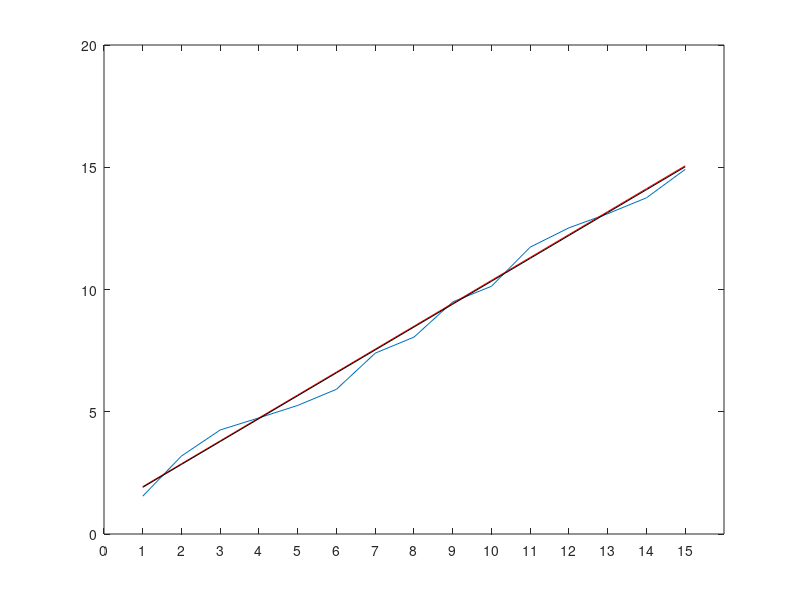
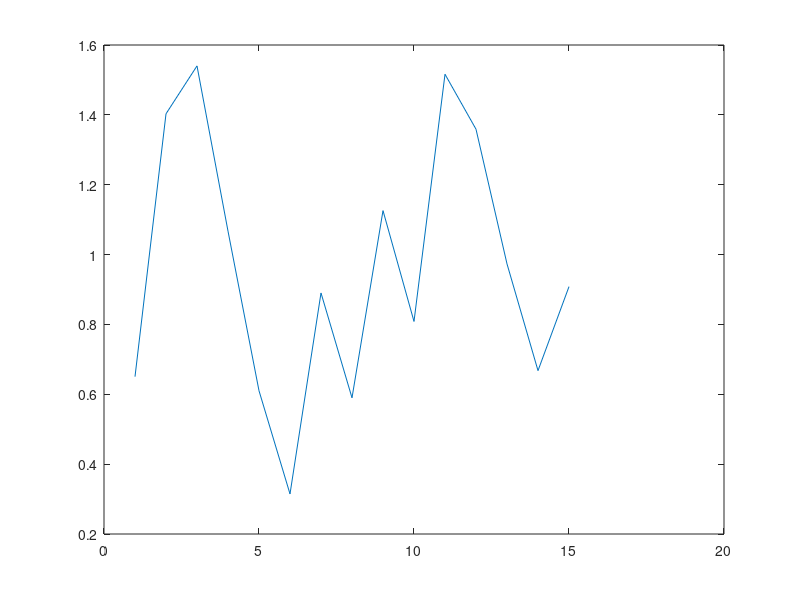
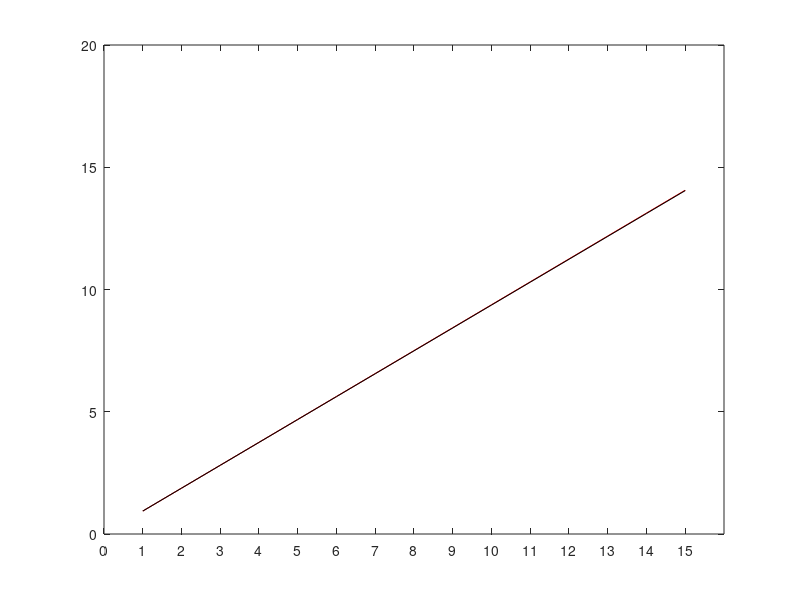
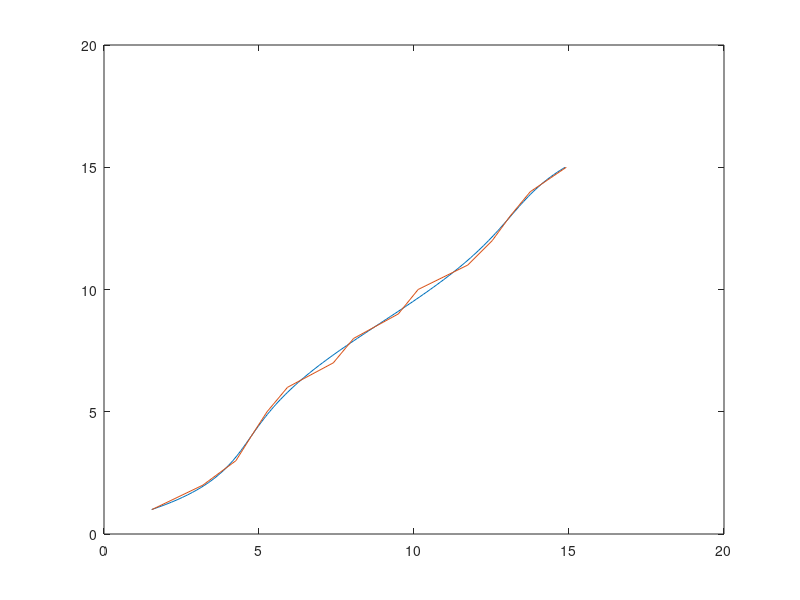

Source code (MATLAB) for these figures, in order:
clear all
close all
V = [1.5473    3.1903    4.2564    4.7504    5.2595    5.9200    7.3970    8.0530    9.4930   10.133  11.734  12.524   13.100   13.751   14.914]
D = 1:15
LSB = 15/2^4
I = LSB:LSB:15*LSB

P = polyfit(1:15,V,1);
P = P(2):P(1):15*P(1)

plot(V)
hold on
plot(I+1,'r')
plot(P+1,'black')
set(gca,'XTick',0:15)

ERR = (V-I)/LSB
figure
plot(ERR)

OFFSET = I(1)-P(1) %Ideal - linear best fit

figure
plot(I,'r')
hold on
plot(P+OFFSET,'black')
set(gca,'XTick',0:15)

GAINERROR = I(15)-P(15)-OFFSET

p = polyfit(1:15,V,5);
f = polyval(p,1:.1:15);

figure
plot(f,1:.1:15)
hold on
plot(V,D)

for i=1:14
    BinWid(i) =  V(i+1)-V(i);
end
BinWid

